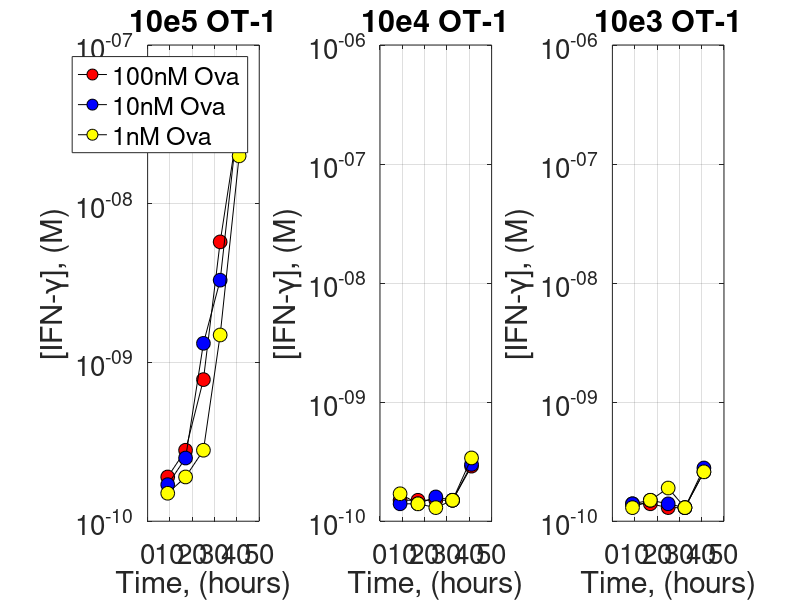

Here is the MATLAB script that generated this plot:
%IFN-gamma elisa_081913

absorbance=[0.104	0.098	0.092	0.091	0.089	0.097	0.088	0.088	0.087
0.131	0.121	0.105	0.091	0.09	0.088	0.09	0.092	0.092
0.264	0.389	0.13	0.091	0.094	0.085	0.087	0.089	0.103
1.033	0.744	0.427	0.093	0.093	0.092	0.087	0.085	0.086
1.618	1.677	1.34	0.134	0.135	0.148	0.124	0.13	0.124];

T=2.280;
B=0.04728;
E=7.277e-9;

gamma=(absorbance-B)./(T-absorbance).*E;

%%
%Note that I am changing row 5 columns 1-3 by hand such that these values are multiplied
%by 2.  When doing the first round of elisa, these values were above the
%top of the standard when they were neat.  When I re-did the elisa, I
%diluted them 2 fold so am correcting for that now.  

gamma=[0.0019    0.0017    0.0015    0.0015    0.0014    0.0017    0.0014    0.0014    0.0013
    0.0028    0.0025    0.0019    0.0015    0.0014    0.0014    0.0014    0.0015    0.0015
    0.0078    0.0132    0.0028    0.0015    0.0016    0.0013    0.0013    0.0014    0.0019
    0.0575    0.0330    0.0149    0.0015    0.0015    0.0015    0.0013    0.0013    0.0013
    0.3453    0.3933    0.2002   0.0029    0.0030    0.0034    0.0026    0.0028    0.0026].*10e-8;

time=[9 17 25 32.5 41];

P1N1=gamma(:,1);
P2N1=gamma(:,2);
P3N1=gamma(:,3);

P1N2=gamma(:,4);
P2N2=gamma(:,5);
P3N2=gamma(:,6);

P1N3=gamma(:,7);
P2N3=gamma(:,8);
P3N3=gamma(:,9);

figure()
subplot(1,3,1)
hold on
plot(time, P1N1, '-ko', 'markeredgecolor', 'k', 'markerfacecolor', 'r', 'markersize', 10)
plot(time, P2N1, '-ko', 'markeredgecolor', 'k', 'markerfacecolor', 'b', 'markersize', 10)
plot(time, P3N1, '-ko', 'markeredgecolor', 'k', 'markerfacecolor', 'y', 'markersize', 10)
set(gcf, 'color', 'w')
set(gca, 'Fontsize', 20, 'ygrid', 'on', 'xgrid', 'on', 'yscale', 'log')
xlabel('Time, (hours)')
ylabel('[IFN-\gamma], (M)')
legend('100nM Ova', '10nM Ova', '1nM Ova')
title('10e5 OT-1')
box on
subplot(1,3,2)
hold on
plot(time, P1N2, '-ko', 'markeredgecolor', 'k', 'markerfacecolor', 'r', 'markersize', 10)
plot(time, P2N2, '-ko', 'markeredgecolor', 'k', 'markerfacecolor', 'b', 'markersize', 10)
plot(time, P3N2, '-ko', 'markeredgecolor', 'k', 'markerfacecolor', 'y', 'markersize', 10)
set(gcf, 'color', 'w')
set(gca, 'Fontsize', 20, 'ygrid', 'on', 'xgrid', 'on', 'yscale', 'log', 'ylim', [10e-11 10e-7])
xlabel('Time, (hours)')
ylabel('[IFN-\gamma], (M)')
title('10e4 OT-1')
box on
subplot(1,3,3)
hold on
plot(time, P1N3, '-ko', 'markeredgecolor', 'k', 'markerfacecolor', 'r', 'markersize', 10)
plot(time, P2N3, '-ko', 'markeredgecolor', 'k', 'markerfacecolor', 'b', 'markersize', 10)
plot(time, P3N3, '-ko', 'markeredgecolor', 'k', 'markerfacecolor', 'y', 'markersize', 10)
set(gcf, 'color', 'w')
set(gca, 'Fontsize', 20, 'ygrid', 'on', 'xgrid', 'on', 'yscale', 'log', 'ylim', [10e-11 10e-7])
xlabel('Time, (hours)')
ylabel('[IFN-\gamma], (M)')
title('10e3 OT-1')
box on